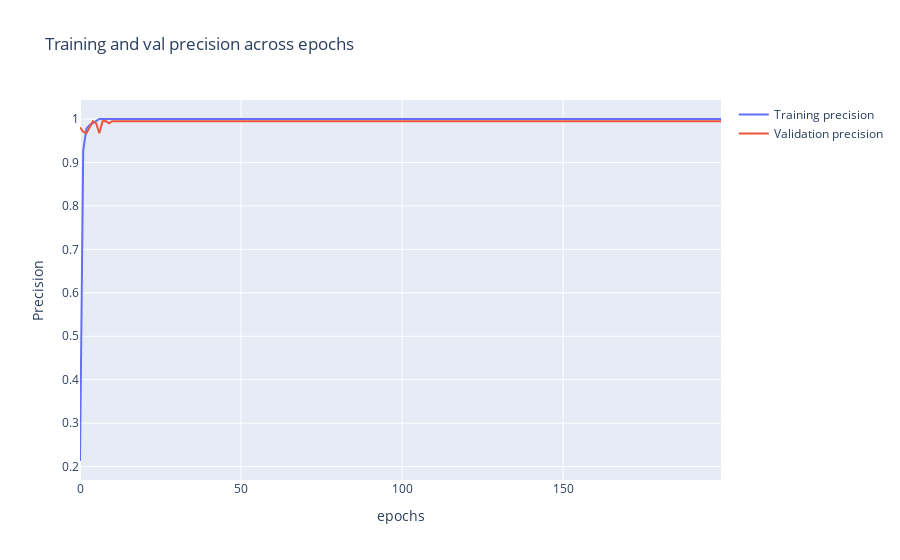

Notebook source saved alongside this figure:
### Code cell
fig = go.Figure(data=[
                      go.Scatter(
                          y=history.history["precision"],
                          name="Training precision",
                          mode="lines",
                      ),
                      go.Scatter(
                          y=history.history["val_precision"],
                          name="Validation precision",
                          mode="lines",
                      )
])
fig.update_layout(
    title='Training and val precision across epochs',
    xaxis_title='epochs',
    yaxis_title='Precision'    
)
fig.show()

### Figure 1 — Plotly figure (JSON) as saved in the notebook; plotly's stock layout.template omitted (floating-point values rounded to 4 significant figures; data arrays with more than 128 entries replaced by an {"elided": "..."} marker saying what was removed)
{"data": [{"mode": "lines", "name": "Training precision", "type": "scatter", "y": {"elided": "200 float values"}}, {"mode": "lines", "name": "Validation precision", "type": "scatter", "y": {"elided": "200 float values"}}], "layout": {"title": {"text": "Training and val precision across epochs"}, "xaxis": {"title": {"text": "epochs"}}, "yaxis": {"title": {"text": "Precision"}}}}
